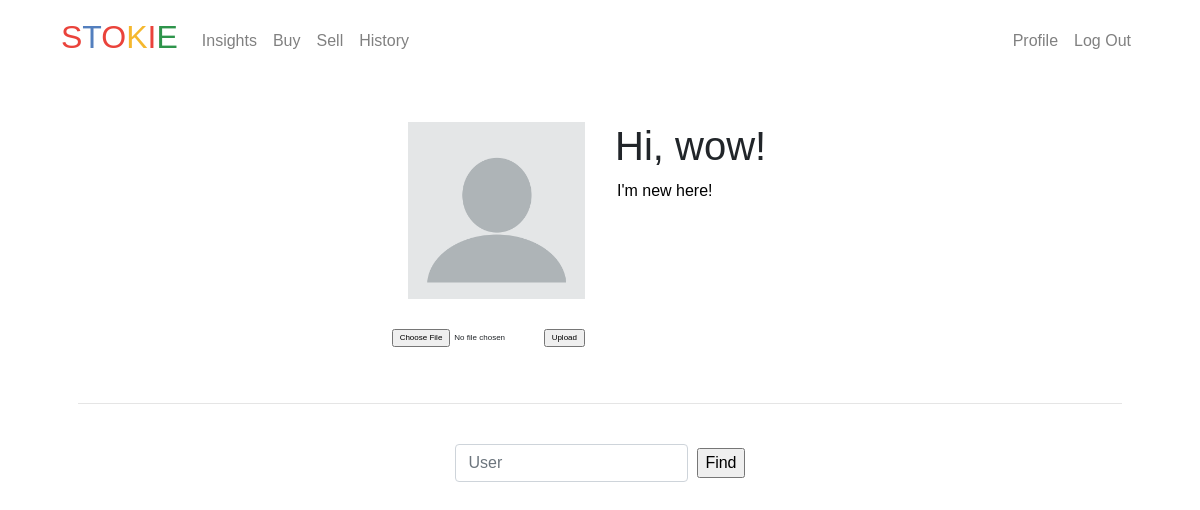
The page /profile (signed in) on the database as committed earlier.
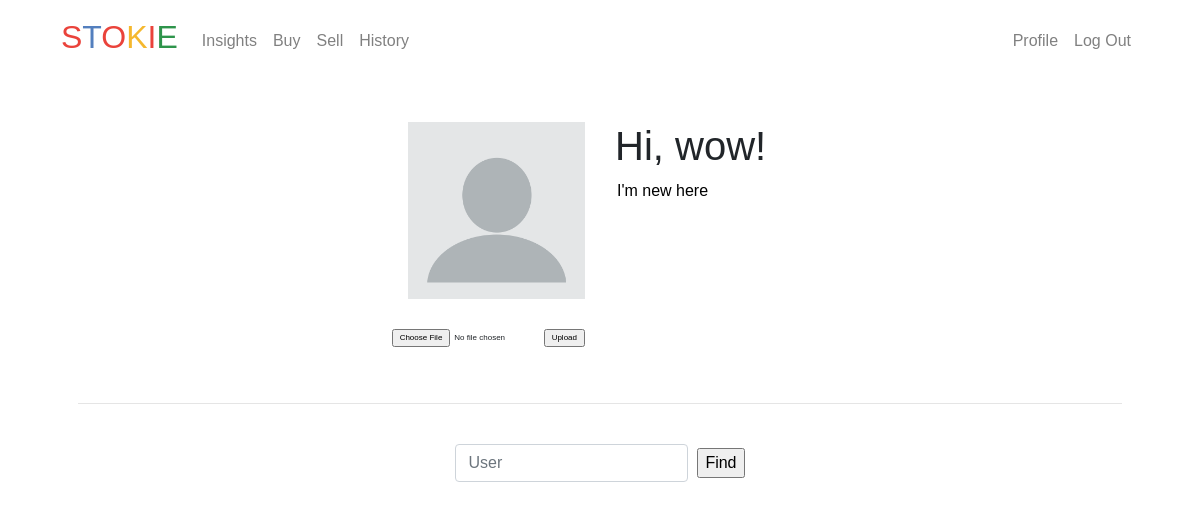
The same page on the database as committed later.
### tables this page shows
CREATE TABLE "users" ('id' INTEGER PRIMARY KEY AUTOINCREMENT NOT NULL, 'username' TEXT NOT NULL, 'hash' TEXT NOT NULL, 'cash' NUMERIC NOT NULL DEFAULT 10000.00, 'wealth' NUMERIC NOT NULL DEFAULT 10000.00, 'bio' TEXT, 'dp' TEXT NOT NULL DEFAULT 'png');

### app.py (the view, shortened to what this page needs)
@app.route("/profile", methods=["GET", "POST"])
@login_required
def profile():
    userInfo = UserInfo()[0]
    dp = "static/dp/" + userInfo['username'] + "." + userInfo['dp']
    if not os.path.exists(dp):
        dp = "../static/dp/"+"default.png"
    else:
        dp = "../static/dp/" + userInfo['username'] + "." + userInfo['dp']
    if request.method == "GET":
        return render_template("profile.html", username=userInfo['username'], bio=userInfo['bio'], dp=dp)

### app.py (called while the page is built)
@app.after_request
def after_request(response):
    response.headers["Cache-Control"] = "no-cache, no-store, must-revalidate"
    response.headers["Expires"] = 0
    response.headers["Pragma"] = "no-cache"
    return response

def UserInfo():
    user_id_info = db.execute("SELECT * FROM users WHERE id = :id", id = session["user_id"])
    return user_id_info

### src/helpers.py (called while the page is built)
def login_required(f):
    @wraps(f)
    def decorated_function(*args, **kwargs):
        if session.get("user_id") is None:
            return redirect("/login")
        return f(*args, **kwargs)
    return decorated_function

### templates/profile.html (shortened to what this page needs)
{% extends "layout.html" %}
{% block main %}
<div class="row">
    <div class="col" style="text-align: right;">
        <img src="{{ dp }}" style="max-width:35%; max-height:auto" alt="Profile Picture"><br /><br />
        <form action="/profile" method="post" enctype="multipart/form-data">
            <p>
                <input class="input_dp" type="file" name="dp_upload"><input class="input_dp" type="submit" value="Upload">
            </p>
        </form>
    </div>
    <div class="col-6" style="text-align: left;">
        <h1>Hi, {{ username }}!</h1>
    <form action="/profile" method="POST">
        <input class="input_bio" name="bio" type="search" value="{{ bio }}" maxlength="20">
    </form>
    </div>
</div>
<br /><hr><br />
<form role="search" action="/profile" method="post">
    <div class="form-group">
        <input autocomplete="off" autofocus class="form-control" name="username" placeholder="User" type="text">
        &nbsp;<input type="submit" name="submit" value="Find">
    </div>
</form>
<br /><br /><br />
{% endblock %}

### templates/layout.html (shortened to what this page needs)
<!DOCTYPE html>
<html lang="en">
    <head>
        <link href="https://maxcdn.bootstrapcdn.com/bootstrap/4.1.3/css/bootstrap.min.css" rel="stylesheet">
        <link href="/static/styles.css" rel="stylesheet">
    </head>
    <body>
    <div class="container">
        <nav class="navbar navbar-expand-md" style="background-color: transparent;">
            <a class="navbar-brand" href="/"><span class="red">S</span><span class="blue">T</span><span class="red">O</span><span class="yellow">K</span><span class="red">I</span><span class="green">E</span></a>
            <div class="collapse navbar-collapse" id="navbar">
                {% if session.user_id %}
                    <ul class="navbar-nav mr-auto mt-2">
                        <li class="nav-item"><a class="nav-link" href="/insights">Insights</a></li>
                        <li class="nav-item"><a class="nav-link" href="/buy">Buy</a></li>
                        <li class="nav-item"><a class="nav-link" href="/sell">Sell</a></li>
                        <li class="nav-item"><a class="nav-link" href="/history">History</a></li>
                    </ul>
                    <ul class="navbar-nav ml-auto mt-2">
                        <li class="nav-item"><a class="nav-link" href="/profile">Profile</a></li>
                        <li class="nav-item"><a class="nav-link" href="/logout">Log Out</a></li>
                    </ul>
                {% else %}
                    <ul class="navbar-nav ml-auto mt-2">
                        <li class="nav-item"><a class="nav-link" href="/register">Register</a></li>
                        <li class="nav-item"><a class="nav-link" href="/login">Log In</a></li>
                    </ul>
                {% endif %}
            </div>
        </nav>
    </div>
        <main class="container p-5">
            {% block main %}{% endblock %}
        </main>
    </body>
</html>

### static/styles.css (style rules this page uses)
body { font-family: Arial, Helvetica, sans-serif; }
nav .navbar-brand { font-size: xx-large; }
nav .navbar-brand .blue { color: #537fbe; }
nav .navbar-brand .red { color: #ea433b; }
nav .navbar-brand .yellow { color: #f5b82e; }
nav .navbar-brand .green { color: #2e944b; }
main .form-control { display: inline-block; width: auto; }
main { overflow-x: hidden; text-align: center; }
main img { max-width: 100%; }
.nav-link { color:#808080; }

### templates/profile.html (style rules this page uses)
.input_bio { font-family: inherit; font-size: inherit; border: none; line-height: 1.5; background: transparent; }
.input_dp { font-family: inherit; font-size: 0.50rem; line-height: 1.5; }

Rows that differ between the two databases and show on the page:
changed users "wow": bio "I'm new here!" → "I'm new here"
